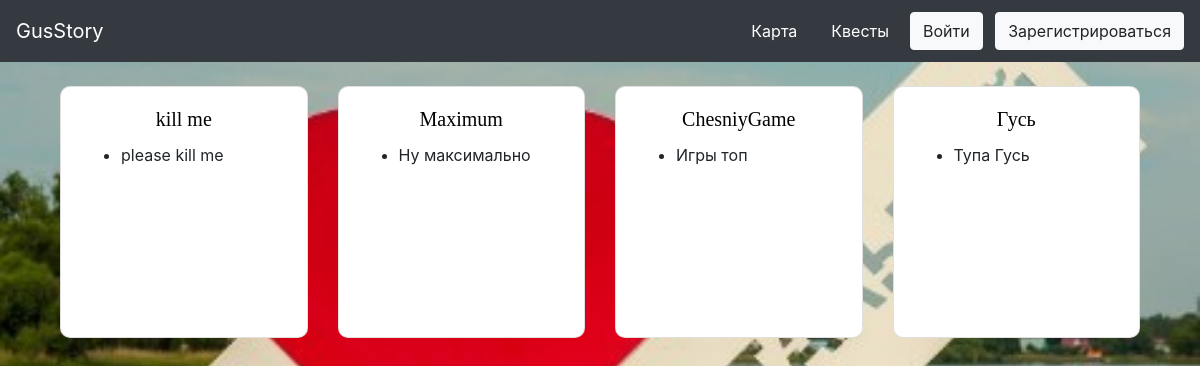
The app's page /quests with its own data.
### data/quests.py (models this page shows)
class Quests(SqlAlchemyBase, SerializerMixin, UserMixin):
    __tablename__ = 'quests'
    id = sqlalchemy.Column(sqlalchemy.Integer, primary_key=True, autoincrement=True)
    name = sqlalchemy.Column(sqlalchemy.String, nullable=True)
    points = sqlalchemy.Column(sqlalchemy.TEXT, nullable=True)
    questions = sqlalchemy.Column(sqlalchemy.TEXT, default="")
    answer = sqlalchemy.Column(sqlalchemy.TEXT, default="")

### main.py (the view)
@app.route('/quests')
def gus_quests():
    sessions = db_session.create_session()
    quest = sessions.query(quests.Quests)
    return render_template("quests.html", quests=quest)

### data/db_session.py (called while the page is built)
def create_session() -> Session:
    global __factory
    return __factory()

### templates/quests.html (shortened to what this page needs)
{% extends "base.html" %}
{% block content %}
<div class="container mt-4">
    <div class="row">
        {% for quest in quests %}
        <div class="col-xl-3 col-lg-4 col-sm-6 col-xs-12">
            <div class="card mb-4" style="width: 100%; border-radius: 10px;">
                <div class="card-body" style="min-height: 250px">
                    <h5 class="card-title" align="center">{{quest.name}}</h5>
                    <ul style="overflow-y: auto; height: 130px">
                        {% for point in quest.points.split('\n')%}
                        <li>{{point}}</li>
                        {% endfor %}
                    </ul>
                </div>
            </div>
        </div>
        {% endfor %}
    </div>
</div>
{% endblock %}

### static/css/style.css (style rules this page uses)
h5 { color: #000; font-family: ‘Times New Roman’, serif; font-size: 20px; font-weight: normal; line-height: 48px; margin: 0; }

### records on screen
Quests: name "kill me", points "please kill me"
Quests: name "Maximum", points "Ну максимально"
Quests: name "ChesniyGame", points "Игры топ"
Quests: name "Гусь", points "Тупа Гусь"
